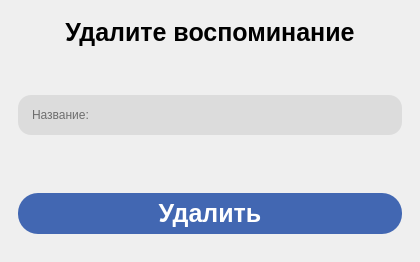
<?xml version="1.0" encoding="UTF-8"?>
<ui version="4.0">
 <class>MainWindow</class>
 <widget class="QMainWindow" name="MainWindow">
  <property name="geometry">
   <rect>
    <x>0</x>
    <y>0</y>
    <width>420</width>
    <height>262</height>
   </rect>
  </property>
  <property name="windowTitle">
   <string>Register</string>
  </property>
  <widget class="QWidget" name="centralwidget">
   <layout class="QHBoxLayout" name="horizontalLayout">
    <item>
     <widget class="QWidget" name="widget" native="true">
      <layout class="QGridLayout" name="gridLayout">
       <item row="3" column="0">
        <spacer name="verticalSpacer">
         <property name="orientation">
          <enum>Qt::Vertical</enum>
         </property>
         <property name="sizeHint" stdset="0">
          <size>
           <width>20</width>
           <height>20</height>
          </size>
         </property>
        </spacer>
       </item>
       <item row="4" column="0">
        <widget class="QPushButton" name="del_memory_btn">
         <property name="minimumSize">
          <size>
           <width>301</width>
           <height>61</height>
          </size>
         </property>
         <property name="styleSheet">
          <string notr="true">display: inline-block;
margin: 10px 0px;
border-radius: 20px;
background-color: #4267B2;
background-position: 100% 0;
font:19pt;
font-family:&quot;Georgia&quot;;
font-weight: bold;
color: white;
box-shadow: 0 16px 32px 0 rgba(0, 40, 120, .35);
transition: .5s;</string>
         </property>
         <property name="text">
          <string>Удалить</string>
         </property>
        </widget>
       </item>
       <item row="0" column="0">
        <widget class="QLabel" name="label_2">
         <property name="styleSheet">
          <string notr="true">font:19pt;
font-family:&quot;Georgia&quot;;
font-weight: bold;</string>
         </property>
         <property name="text">
          <string>Удалите воспоминание</string>
         </property>
         <property name="alignment">
          <set>Qt::AlignCenter</set>
         </property>
        </widget>
       </item>
       <item row="2" column="0">
        <layout class="QVBoxLayout" name="verticalLayout">
         <item>
          <widget class="QLineEdit" name="memory_name">
           <property name="styleSheet">
            <string notr="true">background-color: #DCDCDC;
width: 100%;
padding: 12px;
border: 0pч;
border-radius: 13px;
box-sizing: border-box;
font-family:&quot;Georgia&quot;;</string>
           </property>
           <property name="text">
            <string/>
           </property>
           <property name="maxLength">
            <number>100</number>
           </property>
           <property name="placeholderText">
            <string>Название:</string>
           </property>
          </widget>
         </item>
        </layout>
       </item>
       <item row="1" column="0">
        <spacer name="verticalSpacer_2">
         <property name="orientation">
          <enum>Qt::Vertical</enum>
         </property>
         <property name="sizeHint" stdset="0">
          <size>
           <width>20</width>
           <height>20</height>
          </size>
         </property>
        </spacer>
       </item>
      </layout>
     </widget>
    </item>
   </layout>
  </widget>
 </widget>
 <resources/>
 <connections/>
</ui>
